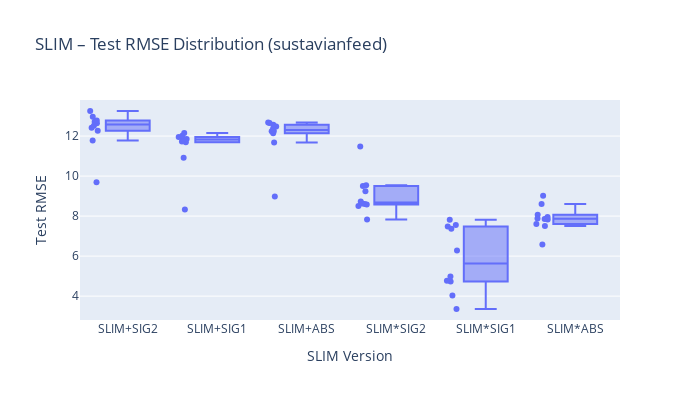

The code cell stored with this chart in its notebook:
### Code cell
#BOXPLOT: TEST RMSE per Version
df_csv = pd.read_csv(CSV)
df_csv['test_rmse'] = -df_csv[TEST_SCORE_COL]  # convert score to RMSE
fig1 = px.box(
    df_csv, x=VERSION_COL, y='test_rmse', points='all',
    title=f"SLIM – Test RMSE Distribution ({DATASET})"
)
fig1.update_layout(width=700, height=400,
                   xaxis_title="SLIM Version", yaxis_title="Test RMSE")
fig1.show()

### Figure 1 — Plotly figure (JSON) as saved in the notebook; plotly's stock layout.template omitted (floating-point values rounded to 4 significant figures)
{"data": [{"alignmentgroup": "True", "boxpoints": "all", "hovertemplate": "param_slim_version=%{x}<br>test_rmse=%{y}<extra></extra>", "legendgroup": "", "marker": {"color": "#636efa"}, "name": "", "notched": false, "offsetgroup": "", "orientation": "v", "showlegend": false, "type": "box", "x": ["SLIM+SIG2", "SLIM+SIG1", "SLIM+ABS", "SLIM*SIG2", "SLIM*SIG1", "SLIM*ABS", "SLIM+SIG2", "SLIM+SIG1", "SLIM+ABS", "SLIM*SIG2", "SLIM*SIG1", "SLIM*ABS", "SLIM+SIG2", "SLIM+SIG1", "SLIM+ABS", "SLIM*SIG2", "SLIM*SIG1", "SLIM*ABS", "SLIM+SIG2", "SLIM+SIG1", "SLIM+ABS", "SLIM*SIG2", "SLIM*SIG1", "SLIM*ABS", "SLIM+SIG2", "SLIM+SIG1", "SLIM+ABS", "SLIM*SIG2", "SLIM*SIG1", "SLIM*ABS", "SLIM+SIG2", "SLIM+SIG1", "SLIM+ABS", "SLIM*SIG2", "SLIM*SIG1", "SLIM*ABS", "SLIM+SIG2", "SLIM+SIG1", "SLIM+ABS", "SLIM*SIG2", "SLIM*SIG1", "SLIM*ABS", "SLIM+SIG2", "SLIM+SIG1", "SLIM+ABS", "SLIM*SIG2", "SLIM*SIG1", "SLIM*ABS", "SLIM+SIG2", "SLIM+SIG1", "SLIM+ABS", "SLIM*SIG2", "SLIM*SIG1", "SLIM*ABS", "SLIM+SIG2", "SLIM+SIG1", "SLIM+ABS", "SLIM*SIG2", "SLIM*SIG1", "SLIM*ABS"], "x0": " ", "xaxis": "x", "y": [12.27, 11.72, 12.14, 8.628, 7.554, 6.584, 13.25, 11.96, 12.48, 9.501, 4.767, 8.602, 12.71, 11.86, 12.56, 8.499, 3.357, 7.602, 12.78, 12.01, 12.65, 9.245, 7.368, 7.832, 12.64, 11.81, 12.36, 8.731, 4.734, 7.956, 9.691, 8.326, 8.978, 7.827, 7.82, 7.852, 11.78, 10.91, 11.68, 11.48, 6.282, 7.876, 12.51, 11.85, 12.25, 8.61, 4.034, 9.014, 12.97, 12.15, 12.67, 9.542, 7.477, 8.073, 12.42, 11.69, 12.24, 8.578, 4.982, 7.508], "y0": " ", "yaxis": "y"}], "layout": {"boxmode": "group", "height": 400, "legend": {"tracegroupgap": 0}, "title": {"text": "SLIM – Test RMSE Distribution (sustavianfeed)"}, "width": 700, "xaxis": {"anchor": "y", "domain": [0, 1], "title": {"text": "SLIM Version"}}, "yaxis": {"anchor": "x", "domain": [0, 1], "title": {"text": "Test RMSE"}}}}
